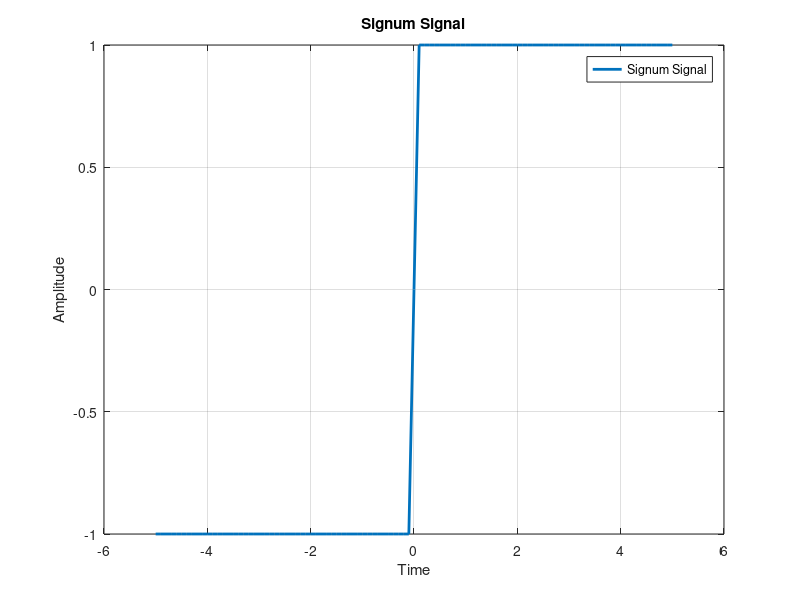

MATLAB code for this plot:
clc 
clear all
tmin = -5;
td =0.1;
tmax =5;
t=tmin:td:tmax;
x = (-1 * (t < 0)) + (0 * (t == 0)) + (1 * (t > 0));
plot(t, x, 'LineWidth', 2);
title('Signum Signal');
xlabel('Time'); 
ylabel('Amplitude');
grid on;

legend('Signum Signal'); 

